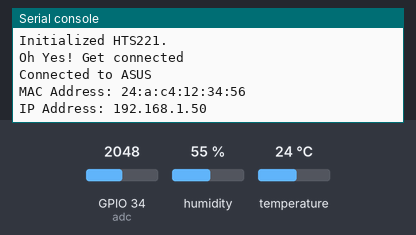
The program below on a simulated ESP32 board running MicroPython. Parts: the last lines printed to the serial console. The inputs (shaded band) are chosen by the test bench; at power-on: humidity 55 %, GPIO 34 (adc) = 2048, temperature 24 °C (analog values on the 0–4095 scale). WiFi joins after 1.5 s; requests to the public web service named in the program get a made-up reply in its usual format after 0.4 s (London, UTC, broken clouds, 64 % humidity, 1013 hPa unless stated); web requests get an empty 200 reply after 0.4 s.

Above: at 10.2 s.
10.3 s: humidity set to 22 %
At 16.7 s:
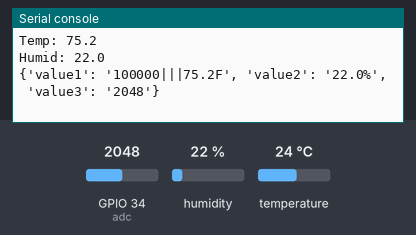
19.3 s: GPIO 34 (adc) set to 2866
At 21.27 s:
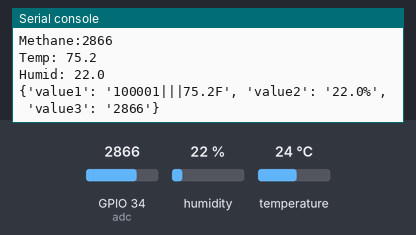
28.3 s: temperature set to 12 °C
At 34.0 s:
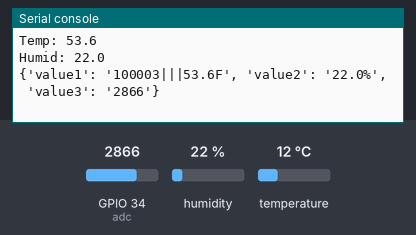
37.3 s: GPIO 34 (adc) set to 3603
At 39.7 s:
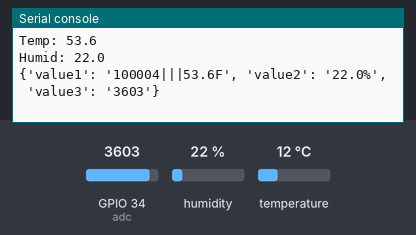
46.3 s: humidity set to 40 %
At 52.5 s:
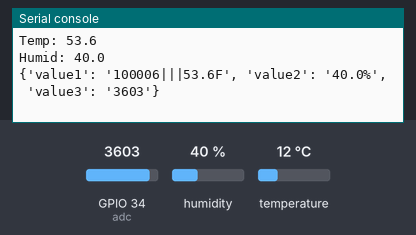
Timing chart, 0 to 54.0 s (numbered marks = the images above; inputs shaded):
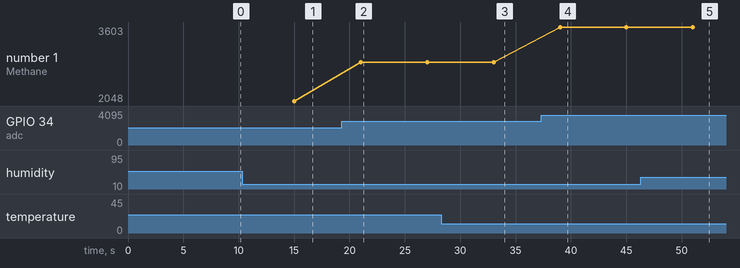

Measured:
- after the input at 10.3 s, the serial console: prints a new line after 4.7 s (image 1)
- after the input at 19.3 s, the serial console: prints a new line after 1.7 s (image 2)
- after the input at 28.3 s, the serial console: prints a new line after 4.7 s (image 3)
- after the input at 37.3 s, the serial console: prints a new line after 1.7 s (image 4)
- after the input at 46.3 s, the serial console: prints a new line after 4.7 s (image 5)
- plotted number 1: 2048 → 2866 after the input at 19.3 s, 2866 → 3603 after the input at 37.3 s

The program:

freshbyte.py
```python
from machine import Pin
from machine import PWM
from machine import Timer
from machine import SoftI2C
from machine import ADC
# import machine
import esp32
import time
import urequests
import socket

import hts221

wifi_ssid = 'ASUS'
wifi_psswrd = 'rickroll362'

# IFTTT api key
api_key = "cRY9n1jJnl-fCLuPYsZZ-8"
session_id = 100000


def internet_connect():
    import network
    import struct
    time.sleep(1)
    wlan = network.WLAN(network.STA_IF)
    wlan.active(True)
    time.sleep(3)
    while not wlan.isconnected():
        wlan.connect(wifi_ssid, wifi_psswrd)
        time.sleep(5)
    if wlan.isconnected():
        print('Oh Yes! Get connected')
        print('Connected to ASUS')
        mac = "%x:%x:%x:%x:%x:%x" % struct.unpack("BBBBBB", wlan.config('mac'))
        print('MAC Address: ' + mac)
        print('IP Address: ' + str(wlan.ifconfig()[0]))
        # time.sleep(.1)
    else:
        # if still not connected
        print('Not connected :-(')
    return wlan


def http_get(url):
    _, _, host, path = url.split('/', 3)
    # print(host)
    addr = socket.getaddrinfo(host, 80)[0][-1]
    # print(addr)
    s = socket.socket()
    s.connect(addr)
    s.send(bytes('GET /%s HTTP/1.0\r\nHost: %s\r\n\r\n' % (path, host), 'utf8'))
    # print('Sent')
    # while True:
    #     data = s.recv(500)
    #     if data:
    #         print('Response')
    #         print(str(data, 'utf8'), end='')
    #         # comment out after debugging
    #     else:
    #         break
    s.close()
    # print('Closed socket')


# TODO update this
def update_sensors_IFTTT(_):
    # ISR for 2 second timer
    global session_id, hts

    hts.get_temp_humid_measurements()

    temp = hts.__celsius_to_fahrenheit(hts.temperature)
    humid = hts.relative_humidity
    methane = adc.read()
    print('Methane:' + str(methane))
    print('Temp: ' + str(temp))
    print('Humid: ' + str(humid))

    session_str = "{:06d}".format(session_id)
    sensor_readings = {'value1': session_str + '|||' + str(temp) + 'F',
                       'value2': str(humid) + '%',
                       'value3': str(methane)
                       }
    print(sensor_readings)  # TODO comment this out
    session_id += 1
    try:
        request_headers = {'Content-Type': 'application/json'}
        request = urequests.post(
            'http://maker.ifttt.com/trigger/ece477/with/key/' + api_key,
            json=sensor_readings,
            headers=request_headers)
        print(
            request.text)  # TODO comment this response request out - should be 'Congratulations! You've fired the lab6_reading event'
        request.close()
    except Exception as e:
        print('Failed to send readings: {}'.format(e))

    # send to thinkspeak as well

    # send to thingspeak via socket api + http get request
    url1 = "https://api.thingspeak.com/update?api_key=CRPM5S9C06JVXFRT&field1=" + str(temp)
    # print("url1: " + url1)
    http_get(url1)

    url2 = "https://api.thingspeak.com/update?api_key=CRPM5S9C06JVXFRT&field2=" + str(humid)
    # print("url2: " + url2)
    http_get(url2)

    url3 = "https://api.thingspeak.com/update?api_key=CRPM5S9C06JVXFRT&field3=" + str(methane)
    # print("url3: " + url3)
    http_get(url3)


def init_IFTTT_timer():
    sensor_update_timer = Timer(1)
    # callback every 6 seconds
    # TODO - every min.
    sensor_update_timer.init(period=6000, mode=Timer.PERIODIC, callback=update_sensors_IFTTT)


# main

# ADC pin - A2
adc = ADC(Pin(34))

# set to measure up to 3.3v
adc.atten(ADC.ATTN_11DB)
adc.width(ADC.WIDTH_12BIT)

i2c = SoftI2C(scl=Pin(22), sda=Pin(23))
hts = hts221.HTS(i2c)

internet_connect()
init_IFTTT_timer()
```

hts221.py
```python
from micropython import const
import ustruct

HTS_CTRL_REG1_PD = const(0x1 << 7)
HTS_CTRL_REG1_BUD = const(0x1 << 2)
HTS_CTRL_REG2_BOOT = const(0x1 << 7)
HTS_CTRL_REG2_ONE_SHOT = const(0x1 << 0)


_WHO_AM_I = const(0x0F)

_CTRL_REG1 = const(0x20)
_CTRL_REG2 = const(0x21)
_CTRL_REG3 = const(0x22)
_STATUS_REG = const(0x27)
# some addresses are anded to set the  top bit so that multi-byte reads will work
_HUMIDITY_OUT_L = const(0x28 | 0x80)  # Humidity output register (LSByte)
_TEMP_OUT_L = const(0x2A | 0x80)  # Temperature output register (LSByte)

_H0_RH_X2 = const(0x30)  # Humididy calibration LSB values
_H1_RH_X2 = const(0x31)  # Humididy calibration LSB values

_T0_DEGC_X8 = const(0x32)  # First byte of T0, T1 calibration values
_T1_DEGC_X8 = const(0x33)  # First byte of T0, T1 calibration values
_T1_T0_MSB = const(0x35)  # Top 2 bits of T0 and T1 (each are 10 bits)

_H0_T0_OUT = const(0x36 | 0x80)  # Humididy calibration Time 0 value
_H1_T1_OUT = const(0x3A | 0x80)  # Humididy calibration Time 1 value

_T0_OUT = const(0x3C | 0x80)  # T0_OUT LSByte
_T1_OUT = const(0x3E | 0x80)  # T1_OUT LSByte

_HTS221_CHIP_ID = 0xBC
_HTS221_DEFAULT_ADDRESS = 0x5F


class HTS:
    def __init__(self, i2c):
        self.i2c = i2c
        self.servants = i2c.scan()
        print('Servant addrs: ' + str(self.servants))

        if not self.servants:
            raise RuntimeError("Failed to find any I2C devices")

        self.i2c.start()
        # check chip ID is correct
        chip_id = self.read_from_mem_int(_HTS221_DEFAULT_ADDRESS, _WHO_AM_I, 1)
        print(str(chip_id))
        if _HTS221_CHIP_ID not in [chip_id]:
            print('Expected ' + str(_HTS221_CHIP_ID))
            print('Recieved ' + str(chip_id))
            raise RuntimeError("Failed to init HTS221")
        self.i2c.stop()

        self.set_enable_and_block_update()
        self.calibrate()

        print('Initialized HTS221.')

    def read_from_mem_int(self, main_addr, sub_addr, num_bytes, signed=False):
        # TODO - signed?
        b_data = self.i2c.readfrom_mem(main_addr, sub_addr, num_bytes)
        # print("Addr: " + str(sub_addr))
        # print("Read: " + str(b_data))
        if signed:
            ret_int = ustruct.unpack("<h", b_data)[0]
            # print("Signed Ret Int: " + str(ret_int))
            return ret_int
        else:
            ret_int = int.from_bytes(b_data, 'big')
            # print("Signed Ret Int: " + str(ret_int))
            return ret_int

    def write_to_mem_int(self, main_addr, sub_addr, out):
        return self.i2c.writeto_mem(main_addr, sub_addr, out.to_bytes(1, 'big', False))

    @staticmethod
    def bytes_to_int(bytes):
        result = 0
        for b in bytes:
            result = result * 256 + int(b)
        return result

    @staticmethod
    def int_to_bytes(value, length):
        result = []
        for i in range(0, length):
            result.append(value >> (i * 8) & 0xff)
        result.reverse()
        return result

    def set_enable_and_block_update(self):
        self.i2c.start()

        self.restart()

        reg1 = self.read_from_mem_int(_HTS221_DEFAULT_ADDRESS, _CTRL_REG1, 1)
        # set enable pin 7th bit (from 0)
        reg1 |= HTS_CTRL_REG1_PD
        reg1 |= HTS_CTRL_REG1_BUD
        self.write_to_mem_int(_HTS221_DEFAULT_ADDRESS, _CTRL_REG1, reg1)

        self.i2c.stop()

    def calibrate(self):
        self.i2c.start()

        print("HTS CAL")

        # print("Addr: _T1_T0_MSB")
        T1_T0_MSB = self.read_from_mem_int(_HTS221_DEFAULT_ADDRESS, _T1_T0_MSB, 1)
        # print("Addr: _T0_DEGC_X8")
        self.calib_temp_value_0 = self.read_from_mem_int(_HTS221_DEFAULT_ADDRESS, _T0_DEGC_X8, 1)
        self.calib_temp_value_0 |= (T1_T0_MSB & 0b0011) << 8

        # print("Addr: _T1_DEGC_X8")
        self.calibrated_value_1 = self.read_from_mem_int(_HTS221_DEFAULT_ADDRESS, _T1_DEGC_X8, 1)
        self.calibrated_value_1 |= (T1_T0_MSB & 0b1100) << 6

        self.calib_temp_value_0 >>= 3  # divide by 8 to remove x8
        self.calibrated_value_1 >>= 3  # divide by 8 to remove x8

        # print("Addr: _T0_OUT +1")
        self.calib_temp_meas_0 = self.read_from_mem_int(_HTS221_DEFAULT_ADDRESS, _T0_OUT, 2, signed=True)
        # print("Addr: _T1_OUT +1")
        self.calib_temp_meas_1 = self.read_from_mem_int(_HTS221_DEFAULT_ADDRESS, _T1_OUT, 2, signed=True)

        # print("Addr: _H0_RH_X2")
        self.calib_hum_value_0 = self.read_from_mem_int(_HTS221_DEFAULT_ADDRESS, _H0_RH_X2, 1)
        self.calib_hum_value_0 >>= 1  # divide by 2 to remove x2

        # print("Addr: _H1_RH_X2")
        self.calib_hum_value_1 = self.read_from_mem_int(_HTS221_DEFAULT_ADDRESS, _H1_RH_X2, 1)
        self.calib_hum_value_1 >>= 1  # divide by 2 to remove x2

        # print("Addr: _H0_T0_OUT + 1")
        self.calib_hum_meas_0 = self.read_from_mem_int(_HTS221_DEFAULT_ADDRESS, _H0_T0_OUT, 2, signed=True)
        # print("Addr: _H1_T1_OUT + 1")
        self.calib_hum_meas_1 = self.read_from_mem_int(_HTS221_DEFAULT_ADDRESS, _H1_T1_OUT, 2, signed=True)

        self.i2c.stop()

    def get_temp_humid_measurements(self):
        # sets relative_humidity + temperature properties
        self.i2c.start()

        # first one shot
        reg2 = self.read_from_mem_int(_HTS221_DEFAULT_ADDRESS, _CTRL_REG2, 1)
        reg2 |= HTS_CTRL_REG2_ONE_SHOT
        self.write_to_mem_int(_HTS221_DEFAULT_ADDRESS, _CTRL_REG2, reg2)

        reg2 = self.read_from_mem_int(_HTS221_DEFAULT_ADDRESS, _CTRL_REG2, 1)
        while reg2 & HTS_CTRL_REG2_ONE_SHOT:
            # while boot is 1
            reg2 = self.read_from_mem_int(_HTS221_DEFAULT_ADDRESS, _CTRL_REG2, 1)

        # then read regs
        # print("Addr: _HUMIDITY_OUT_L + 1")
        self._raw_humidity = self.read_from_mem_int(_HTS221_DEFAULT_ADDRESS, _HUMIDITY_OUT_L, 2, signed=True)
        # print("Addr: _TEMP_OUT_L + 1")
        self._raw_temperature = self.read_from_mem_int(_HTS221_DEFAULT_ADDRESS, _TEMP_OUT_L, 2, signed=True)

        self.i2c.stop()


    @property
    def relative_humidity(self):
        """The current relative humidity measurement in %rH"""
        calibrated_value_delta = self.calib_hum_value_1 - self.calib_hum_value_0
        calibrated_measurement_delta = self.calib_hum_meas_1 - self.calib_hum_meas_0

        calibration_value_offset = self.calib_hum_value_0
        calibrated_measurement_offset = self.calib_hum_meas_0
        zeroed_measured_humidity = self._raw_humidity - calibrated_measurement_offset

        correction_factor = calibrated_value_delta / calibrated_measurement_delta

        adjusted_humidity = (
                zeroed_measured_humidity * correction_factor + calibration_value_offset
        )

        return adjusted_humidity

    @property
    def temperature(self):
        """The current temperature measurement in degrees C"""

        calibrated_value_delta = self.calibrated_value_1 - self.calib_temp_value_0
        calibrated_measurement_delta = self.calib_temp_meas_1 - self.calib_temp_meas_0

        calibration_value_offset = self.calib_temp_value_0
        calibrated_measurement_offset = self.calib_temp_meas_0
        zeroed_measured_temp = self._raw_temperature - calibrated_measurement_offset

        correction_factor = calibrated_value_delta / calibrated_measurement_delta

        adjusted_temp = (
                                zeroed_measured_temp * correction_factor
                        ) + calibration_value_offset

        return adjusted_temp

    def restart(self):
        # set boot bit and wait until 0
        self.i2c.start()

        reg2 = self.read_from_mem_int(_HTS221_DEFAULT_ADDRESS, _CTRL_REG2, 1)
        reg2 |= HTS_CTRL_REG2_BOOT
        self.write_to_mem_int(_HTS221_DEFAULT_ADDRESS, _CTRL_REG2, reg2)

        reg2 = self.read_from_mem_int(_HTS221_DEFAULT_ADDRESS, _CTRL_REG2, 1)
        while reg2 & HTS_CTRL_REG2_BOOT:
            # while boot is 1
            reg2 = self.read_from_mem_int(_HTS221_DEFAULT_ADDRESS, _CTRL_REG2, 1)

        self.i2c.stop()

    @staticmethod
    def __celsius_to_fahrenheit(temp):
        return temp * 9 / 5 + 32

    @staticmethod
    def __2bytes_to_int(data):
        # Int range of any register: [-32768, +32767]
        # Must determine signing of int
        if not data[0] & 0x80:
            return data[0] << 8 | data[1]
        return -(((data[0] ^ 0xFF) << 8) | (data[1] ^ 0xFF) + 1)
```
